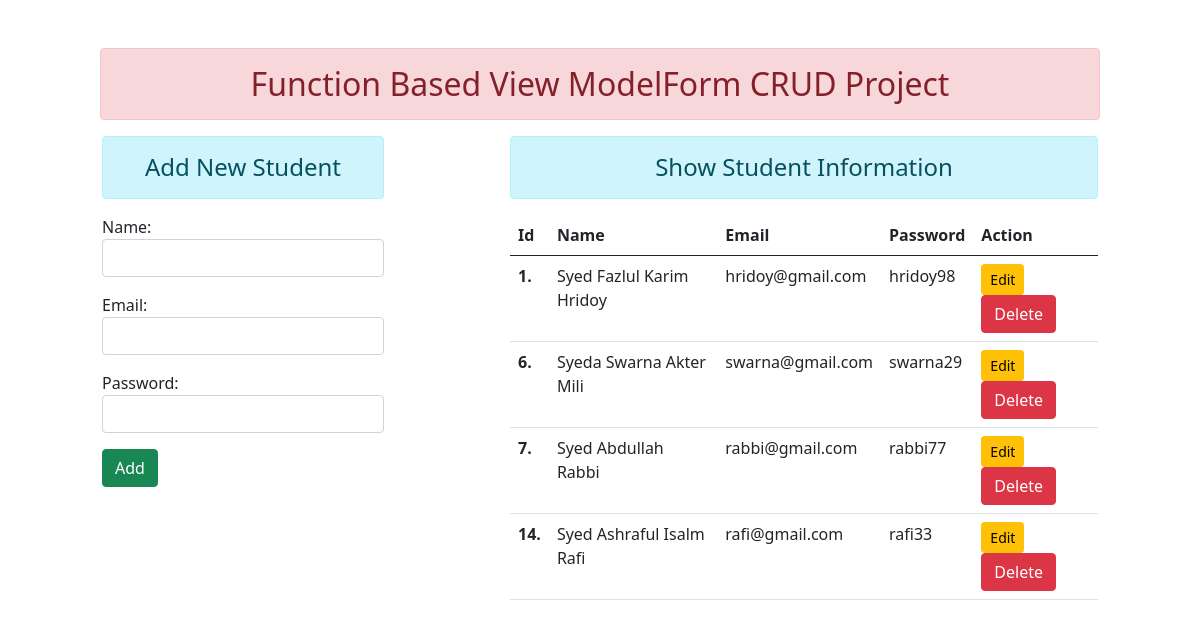
The page / on the database its author committed.
### enroll/models.py (models this page shows)
class User(models.Model):
    name = models.CharField(max_length = 70)
    email = models.EmailField(max_length = 100)
    password = models.CharField(max_length = 100)

### enroll/views.py (the view)
# urls.py: path('', views.add_show, name = "addandshow"),
def add_show(request):
    if request.method == 'POST':
        fm = StudentRegistration(request.POST)
        if fm.is_valid():
            fm.save()
        fm = StudentRegistration()
    else:
        fm = StudentRegistration()
        stud = User.objects.all()
    return render(request, 'enroll/addandshow.html',{'form':fm, 'stu':stud})

### enroll/forms.py
class StudentRegistration(forms.ModelForm):
    class Meta:
        model = User
        fields = ['name','email','password']
        widgets = {
            'name': forms.TextInput(attrs={'class':'form-control'}),
            'email': forms.EmailInput(attrs={'class':'form-control'}),
            'password': forms.PasswordInput(render_value = True, attrs={'class':'form-control'}),
        }

### enroll/templates/enroll/addandshow.html (shortened to what this page needs)
{% extends 'enroll/base.html' %}
{% block content %}
<div class="row">
    <div class="col-sm-3 offset-1">
        <h4 class="text-center alert alert-info">Add New Student</h4>
        <form action="" method="POST">
            {{form.as_p}}
            <input type="submit" class="btn btn-success" value="Add">
        </form>
    </div>
    <div class="col-sm-6 offset-1">
        <h4 class="text-center alert alert-info">Show Student Information</h4>
        {% if stu %}
            <table class="table table-hover">
            <thead>
                <tr>
                <th scope="col">Id</th>
                <th scope="col">Name</th>
                <th scope="col">Email</th>
                <th scope="col">Password</th>
                <th scope="col">Action</th>
                </tr>
            </thead>
            <tbody>
                {% for st in stu %}
                    <tr>
                    <th scope="row">{{st.id}}.</th>
                    <td>{{st.name}}</td>
                    <td>{{st.email}}</td>
                    <td>{{st.password}}</td>
                    <td>
                    <a href="{% url 'updatedata' st.id %}" class="btn btn-warning btn-sm">Edit</a>
                    <form action="{% url 'deletedata' st.id %}" method="post" class="d-inline">{% csrf_token %}
                        <input type="submit" class="btn btn-danger" value="Delete">
                    </form>
                    </td>
                    </tr>
                {% endfor %}
            </tbody>
            </table>
        {% else %}
            <h4 class="text-center alert alert-warning">No records</h4>
        {% endif %}
    </div>
</div>
{% endblock content %}

### enroll/templates/enroll/base.html (shortened to what this page needs)
<!DOCTYPE html>
{% load static %}
<html lang="en">
<head>
    <link rel="stylesheet" href="{% static 'enroll/css/bootstrap.css' %}">
</head>
<body>
    <h2 class="col-md-10 offset-1 text-center alert alert-danger">Function Based View ModelForm CRUD Project</h2>
    {% block content %} {% endblock content %}
</body>
</html>

### rows shown on the page
User: id "1", name "Syed Fazlul Karim Hridoy", email "hridoy@gmail.com", password "hridoy98"
User: id "6", name "Syeda Swarna Akter Mili", email "swarna@gmail.com", password "swarna29"
User: id "7", name "Syed Abdullah Rabbi", email "rabbi@gmail.com", password "rabbi77"
User: id "14", name "Syed Ashraful Isalm Rafi", email "rafi@gmail.com", password "rafi33"
